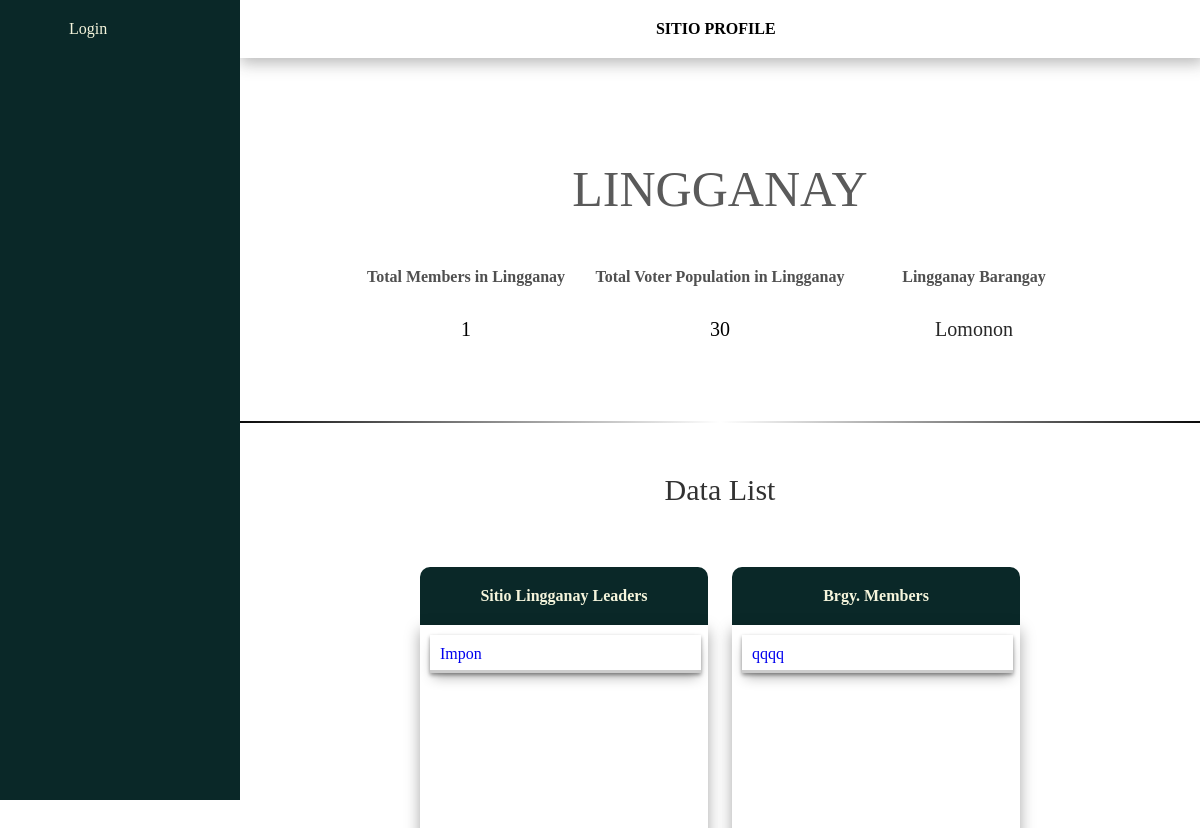
/sitio/1/, run on the app's committed database.
### management/models.py (models this page shows, shortened)
class Sitio(models.Model):
    name = models.CharField(max_length=255)
    population = models.IntegerField(default=0, blank=True, null=True)
    brgy = models.ForeignKey(Barangay, related_name='brgy_sitio', on_delete=models.CASCADE)
    lat = models.FloatField(blank=True, null=True)
    long = models.FloatField(blank=True, null=True)

class Barangay(models.Model):
    brgy_name = models.CharField(max_length=255)
    brgy_voter_population = models.IntegerField(blank=True, null=True)
    lat = models.FloatField(blank=True, null=True)
    long = models.FloatField(blank=True, null=True)
    def __str__(self):
        return self.brgy_name
    class Meta:
        ordering = ['brgy_name']

class Leader(models.Model):
    user = models.ForeignKey(User, related_name='leader_user', on_delete=models.CASCADE) # Added for version 2, 2/9/2024
    name = models.CharField(max_length=255)
    gender = models.ForeignKey(Gender, related_name='leader_gender', on_delete=models.CASCADE)
    age = models.IntegerField()
    brgy = models.ForeignKey(Barangay, related_name='leader_brgy', on_delete=models.CASCADE)
    sitio = models.ForeignKey(Sitio, related_name='leader_sitio', on_delete=models.CASCADE, null=True, blank=True)
    date_registered = models.DateTimeField(auto_now_add=True)
    image = models.ImageField(null=True, blank=True, upload_to="images/")

class Member(models.Model):
    user = models.ForeignKey(User, related_name='member_user', on_delete=models.CASCADE) # Added for version 2, 2/9/2024
    name = models.CharField(max_length=255)
    gender = models.ForeignKey(Gender, related_name='member_gender', on_delete=models.CASCADE)
    age = models.IntegerField()
    brgy = models.ForeignKey(Barangay, related_name='member_brgy', on_delete=models.CASCADE)
    sitio = models.ForeignKey(Sitio, related_name='member_sitio', on_delete=models.CASCADE, null=True, blank=True)
    date_registered = models.DateTimeField(auto_now_add=True)
    image = models.ImageField(null=True, blank=True, upload_to="images/")

### management/views.py (the view)
# urls.py: path('sitio/<int:id>/', views.sitio_profile, name='sitio-profile'),
def sitio_profile(request, id):
    sitio = Sitio.objects.get(id=id)
    sitio_members = Member.objects.filter(sitio=sitio)
    sitio_leaders = Leader.objects.filter(sitio=sitio)
    edit_sitio_details_form = ChangeSitioDetailsForm(instance=sitio)
    sitio_individual_count = Individual.objects.filter(sitio=sitio).annotate(count=Count('name'))
    sitio_individual_sum = sitio_individual_count.aggregate(sum=Sum('count'))['sum']
    if request.method == 'POST':
        form = ChangeSitioDetailsForm(request.POST, instance=sitio)
        if form.is_valid():
            sitio_edited = form.save(commit=False)
            sitio_edited.save()
            return redirect('sitio-profile', id=sitio.id)
    return render(request, 'sitio_profile.html', {
        'sitio_members': sitio_members,
        'sitio_leaders': sitio_leaders,
        'sitio': sitio,
        'edit_sitio_details_form': edit_sitio_details_form,
        'sitio_individual_sum': sitio_individual_sum,
    })

### management/templates/sitio_profile.html (shortened to what this page needs)
{% extends 'base.html' %}
{% load static %}
{% block content %}
    <section class="sitio-profile-sitio-header-title-div">
        <span class="sitio-profile-sitio-header-title">SITIO PROFILE</span>
        <span class="sitio-edit-profile-toggle-btn">
            <i class="fas fa-edit"></i>
        </span>
    </section>
    <section class="sitio-profile-sitio-details-container-div">
        <section class="sitio-profile-details-section">
            <div class="sitio-profile-sitio-showcase-container-div">
                <div class="sitio-profile-sitio-name-showcase-div">
                    {{ sitio.name }}
                </div>
                <div class="sitio-profile-analytics-block-container-div">
                    <div class="sitio-profile-analytics-block-div">
                        <div class="sitio-profile-analytics-block-title">
                            Total Members in {{ sitio.name }}
                        </div>
                        <div class="sitio-profile-analytics-data">
                            {{ sitio_individual_sum }}
                        </div>
                    </div>
                    <div class="sitio-profile-analytics-block-div">
                        <div class="sitio-profile-analytics-block-title">
                            Total Voter Population in {{ sitio.name }}
                        </div>
                        <div class="sitio-profile-analytics-data">
                            {{ sitio.population }}
                        </div>
                    </div>
                    <div class="sitio-profile-analytics-block-div">
                        <div class="sitio-profile-analytics-block-title">
                            {{ sitio.name }} Barangay
                        </div>
                        <div class="sitio-profile-analytics-data">
                            <a class="sitio-profile-analytics-link"
                               href="{% url 'member-brgy' sitio.brgy %}">{{ sitio.brgy }}</a>
                        </div>
                    </div>
                </div>
            </div>
            <div class="sitio-profile-showcase-underline"></div>
            <div class="sitio-profile-sitio-details-block-container-div">
                <div class="sitio-profile-details-title-header-div">
                    Data List
                </div>
                <div class="sitio-profile-showcase-details-block-div">
                    <div class="sitio-profile-details-block-header-title">
                        Sitio {{ sitio.name }} Leaders
                    </div>
                    <div class="sitio-profile-details-div">
                        {% for leader in sitio_leaders %}
                            <div class="sitio-profile-data-detail">
                                <a class="sitio-profile-link-page"
                                   href="{% url 'cluster' leader.name leader.user %}">{{ leader.name }}</a>
                            </div>
                        {% empty %}
                            <div class="sitio-profile-empty-detail-notifier">
                                No Leaders in this BRGY
                            </div>
                        {% endfor %}
                    </div>
                </div>
                <div class="sitio-profile-showcase-details-block-div">
                    <div class="sitio-profile-details-block-header-title">
                        Brgy. {{ brgy.brgy_name }} Members
                    </div>
                    <div class="sitio-profile-details-div">
                        {% for member in sitio_members %}
                            <div class="sitio-profile-data-detail">
                                <a class="sitio-profile-link-page" href="{% url 'member-profile' member.name member.id %}">
                                    {{ member.name }}
                                </a>
                            </div>
                        {% empty %}
                            <div class="sitio-profile-empty-detail-notifier">
                                No Members in this BRGY
                            </div>
                        {% endfor %}
                    </div>
                </div>
            </div>
        </section>
    </section>
{% endblock %}

### management/static/styles.css (style rules this page uses)
html { scroll-behavior:smooth; }
body { margin: 0px; }

### management/static/sitio-profile.css (style rules this page uses)
.sitio-profile-sitio-header-title-div { font-family:'Montserrat'; position:fixed; z-index:1; background-color: rgb(255, 255, 255); box-shadow: rgba(50, 50, 50, 0.35) 0px 5px 15px; padding: 20px; text-align: center; width: 77%; }
.sitio-edit-profile-toggle-btn { float: right; cursor: pointer; }
.sitio-edit-profile-toggle-btn { color: rgb(100, 100, 100); }
.sitio-profile-sitio-header-title { font-family: 'Montserrat'; font-weight: 800; }
.sitio-profile-sitio-details-container-div { margin-top:50px; }
.sitio-profile-sitio-name-showcase-div { text-align: center; font-size: 50px; font-family: 'Montserrat'; text-transform: uppercase; padding: 50px; background-color: rgb(255, 255,255); margin-top: -20px; color: rgb(90, 90, 90); }
.sitio-profile-showcase-underline { padding: 1px; background-image: linear-gradient(to right, rgb(10, 10, 10), rgba(255,0,0,0), rgb(10, 10, 10)); }
.sitio-profile-sitio-details-block-container-div { text-align: center; margin-top: 20px; }
.sitio-profile-showcase-details-block-div { display: inline-block; width: 30%; vertical-align: top; margin: 10px; }
.sitio-profile-details-block-header-title { background-color: rgb(10, 40, 40); font-family: 'Montserrat'; font-weight: 800; color: beige; padding-top: 20px; padding-bottom: 20px; border-top-left-radius: 10px; border-top-right-radius: 10px; text-align: center; }
.sitio-profile-details-div { height: 300px; box-shadow: rgba(0, 0, 0, 0.35) 0px 5px 15px; border-bottom-left-radius: 10px; border-bottom-right-radius: 10px; overflow-y: scroll; }
.sitio-profile-sitio-showcase-container-div { padding-top: 80px; padding-bottom: 80px; }
.sitio-profile-data-detail { margin: 10px; width: 87%; text-align: left; box-shadow: rgba(0, 0, 0, 0.4) 0px 2px 4px, rgba(0, 0, 0, 0.3) 0px 7px 13px -3px, rgba(0, 0, 0, 0.2) 0px -3px 0px inset; padding-top: 10px; padding-bottom: 10px; padding-left: 10px; padding-right: 10px; }
.sitio-profile-link-page { text-decoration: none; font-family: 'Montserrat'; }
.sitio-profile-data-detail { text-decoration: none; font-family: 'Montserrat'; }
.sitio-profile-analytics-block-container-div { text-align: center; }
.sitio-profile-analytics-block-div { display: inline-block; vertical-align: top; font-family: 'Montserrat'; width: 250px; }
.sitio-profile-analytics-block-title { font-weight: 800; color: rgb(80, 80, 80); height: 50px; }
.sitio-profile-analytics-data { font-size: 20px; }
.sitio-profile-analytics-link { text-decoration: none; color: rgb(40, 40, 40); }
.sitio-profile-details-title-header-div { font-family: 'Montserrat'; color: rgb(50, 50, 50); font-size: 30px; margin: 50px; text-align: center; }

### data on the page
Sitio: name "LINGGANAY", name "Lingganay", population "30", brgy "Lomonon"
Leader: name "Impon"
Member: name "qqqq"

### other printed values
{{ sitio_individual_sum }} "1"
